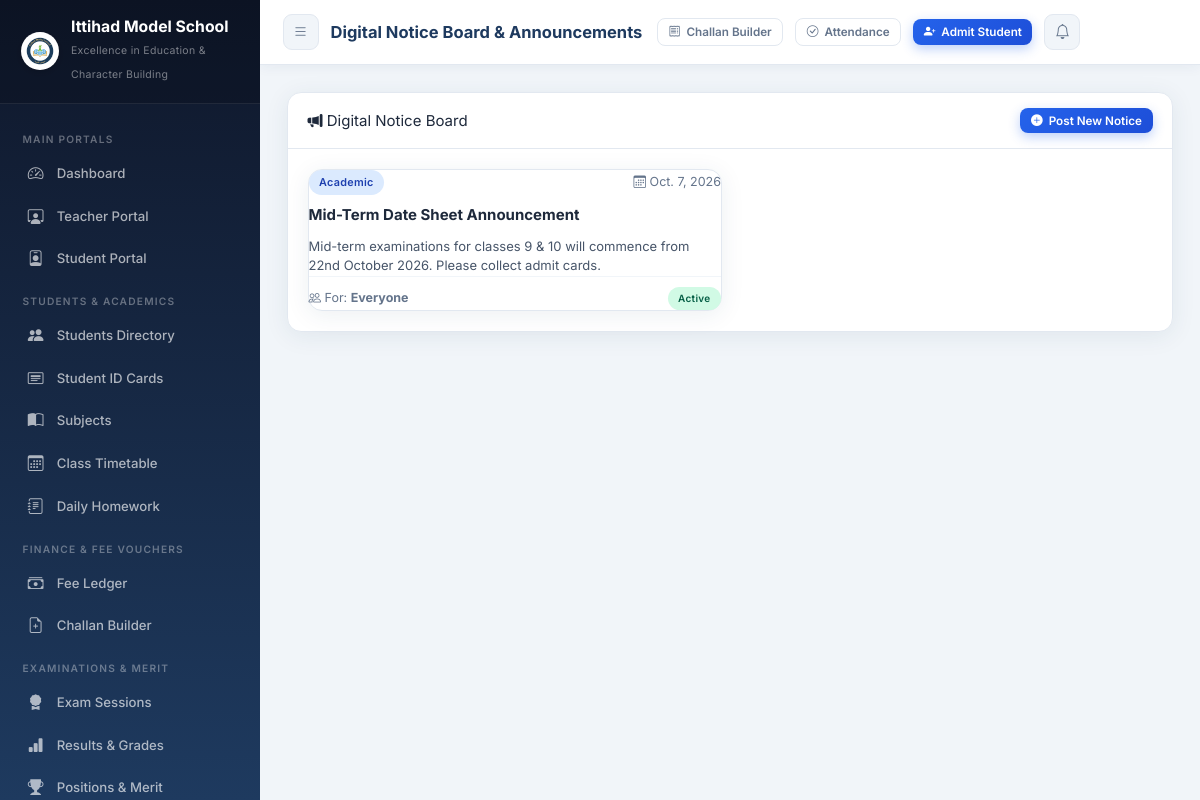
Screenshot of /notices/ (signed in) with the database file from the repository.
### core/models.py (models this page shows, shortened)
class SchoolSetting(models.Model):
    school_name        = models.CharField(max_length=200, default='Ittihad Model School')
    tagline            = models.CharField(max_length=250, default='Excellence in Education & Character Building')
    registration_no    = models.CharField(max_length=100, default='REG-IMS-2026-987')
    address            = models.TextField(default='Sector H-9, Educational Complex, Capital City')
    contact_phone      = models.CharField(max_length=50, default='+92 51 9876543 / 0300-1234567')
    email              = models.EmailField(default='info@ittihadmodelschool.edu.pk')
    website            = models.URLField(default='https://ittihadmodelschool.edu.pk', blank=True)
    logo               = models.ImageField(upload_to='school_branding/', default='school_branding/logo.png', blank=True, null=True)
    bank_name          = models.CharField(max_length=100, default='National Allied Bank Ltd')
    bank_account_title = models.CharField(max_length=150, default='Ittihad Model School Trust')
    bank_account_no    = models.CharField(max_length=50, default='0123-4567890123')
    iban               = models.CharField(max_length=50, default='PK36NABL0000012345678901')
    bank_branch        = models.CharField(max_length=100, default='Main Campus Branch (Code: 0422)')
    currency_symbol    = models.CharField(max_length=10, default='PKR')
    late_fee_per_day   = models.DecimalField(max_digits=8, decimal_places=2, default=50.00)
    principal_name     = models.CharField(max_length=100, default='Prof. Dr. Sarah Jenkins')
    @classmethod
    def get_settings(cls):
        obj, _ = cls.objects.get_or_create(
            id=1,
            defaults={
                'school_name': 'Ittihad Model School',
                'tagline': 'Excellence in Education & Character Building',
                'logo': 'school_branding/logo.png',
            }
        )
        return obj

class Notice(models.Model):
    TARGET_AUDIENCE = [('All', 'Everyone'), ('Teachers', 'Staff & Teachers'), ('Students', 'Students & Parents')]
    CATEGORY_CHOICES = [('Academic', 'Academic'), ('Event', 'School Event'), ('Holiday', 'Holiday Announcement'), ('Emergency', 'Urgent Notice'), ('Fee', 'Fee Notification')]
    title           = models.CharField(max_length=200)
    category        = models.CharField(max_length=20, choices=CATEGORY_CHOICES, default='Academic', db_index=True)
    target_audience = models.CharField(max_length=15, choices=TARGET_AUDIENCE, default='All', db_index=True)
    content         = models.TextField()
    publish_date    = models.DateField(default=date.today, db_index=True)
    is_pinned       = models.BooleanField(default=False, db_index=True)
    is_active       = models.BooleanField(default=True, db_index=True)
    created_at      = models.DateTimeField(auto_now_add=True)
    class Meta:
        ordering = ['-is_pinned', '-publish_date', '-created_at']

### core/views.py (the view)
# urls.py: path('notices/',                     views.notice_list,              name='notice_list'),
@login_required
def notice_list(request):
    notices = Notice.objects.all()
    return render(request, 'core/notice_list.html', {'notices': notices})

### core/context_processors.py (called while the page is built)
def school_settings_processor(request):
    try:
        setting = SchoolSetting.get_settings()
    except Exception:
        setting = None
    return {
        'school_setting': setting,
        'SCHOOL_NAME': setting.school_name if setting else 'Ittihad Model School',
    }

### templates/core/notice_list.html (shortened to what this page needs)
{% extends "base.html" %}
{% block page_title %}Digital Notice Board & Announcements{% endblock %}
{% block content %}
<div class="card fade-in">
  <div class="card-header" style="display:flex; justify-content:space-between; align-items:center;">
    <div class="card-title"><i class="bi bi-megaphone-fill text-primary"></i> Digital Notice Board</div>
    <a href="{% url 'notice_add' %}" class="btn btn-primary btn-sm">
      <i class="bi bi-plus-circle-fill"></i> Post New Notice
    </a>
  </div>
  <div class="card-body">
    <div class="notice-grid" style="display:grid; grid-template-columns:repeat(auto-fill, minmax(320px, 1fr)); gap:16px;">
      {% for notice in notices %}
        <div class="card p-3 fade-in" style="background:#FFFFFF; border:1px solid #E2E8F0; {% if notice.is_pinned %}border-top:4px solid #2563EB; box-shadow:0 4px 6px -1px rgba(0,0,0,0.1);{% endif %}">
          <div style="display:flex; justify-content:space-between; align-items:center; margin-bottom:8px;">
            <span class="badge badge-{% if notice.category == 'Emergency' %}danger{% elif notice.category == 'Event' %}success{% elif notice.category == 'Holiday' %}warning{% else %}info{% endif %}">
              {{ notice.category }}
            </span>
            <small class="text-muted"><i class="bi bi-calendar3"></i> {{ notice.publish_date }}</small>
          </div>
          <h4 style="margin:6px 0 10px 0; color:#1E293B;">
            {{ notice.title }}
          </h4>
          <p style="color:#475569; font-size:13px; line-height:1.5;">{{ notice.content }}</p>
          <div style="margin-top:auto; padding-top:10px; border-top:1px solid #F1F5F9; display:flex; justify-content:space-between; align-items:center;">
            <small class="text-muted"><i class="bi bi-people"></i> For: <strong>{{ notice.get_target_audience_display }}</strong></small>
            {% if notice.is_active %}
              <span class="badge badge-success" style="font-size:10px;">Active</span>
            {% else %}
              <span class="badge badge-secondary" style="font-size:10px;">Archived</span>
            {% endif %}
          </div>
        </div>
      {% empty %}
        <div class="text-center py-5 text-muted" style="grid-column:1/-1;">
          <i class="bi bi-megaphone" style="font-size:32px;"></i>
          <p class="mt-2">No notices currently published.</p>
        </div>
      {% endfor %}
    </div>
  </div>
</div>
{% endblock %}

### templates/base.html (shortened to what this page needs)
<!DOCTYPE html>
<html lang="en">
<head>
  {% load static %}
  <link rel="stylesheet" href="{% static 'css/style.css' %}">
  <link rel="stylesheet" href="https://cdn.jsdelivr.net/npm/bootstrap-icons@1.11.1/font/bootstrap-icons.css">
</head>
<body>
<aside class="sidebar" id="sidebar">
  <div class="sidebar-brand">
    <div class="brand-icon" style="display:flex; align-items:center; justify-content:center; background:none;">
      {% if school_setting.logo %}
        <img src="{{ school_setting.logo.url }}" alt="Logo" style="width:38px; height:38px; border-radius:50%; object-fit:contain; background:white; padding:1px; box-shadow:0 2px 6px rgba(0,0,0,0.15);">
      {% else %}
        <img src="{% static 'images/logo.png' %}" alt="Logo" style="width:38px; height:38px; border-radius:50%; object-fit:contain; background:white; padding:1px; box-shadow:0 2px 6px rgba(0,0,0,0.15);" onerror="this.outerHTML='🏫'">
      {% endif %}
    </div>
    <div class="brand-text">
      <h2 style="font-size:1.05rem; line-height:1.2;">{{ school_setting.school_name|default:"Ittihad Model School" }}</h2>
      <span style="font-size:0.7rem; letter-spacing:0.3px;">{{ school_setting.tagline|default:"Excellence in Education" }}</span>
    </div>
  </div>
  <nav class="sidebar-menu">
    <div class="menu-label">Main Portals</div>
    <div class="nav-item">
      <a href="{% url 'dashboard' %}" class="nav-link">
        <span class="nav-icon"><i class="bi bi-speedometer2"></i></span>
        Dashboard
      </a>
    </div>
    <div class="nav-item">
      <a href="{% url 'teacher_portal' %}" class="nav-link">
        <span class="nav-icon"><i class="bi bi-person-workspace"></i></span>
        Teacher Portal
      </a>
    </div>
    <div class="nav-item">
      <a href="{% url 'student_portal' %}" class="nav-link">
        <span class="nav-icon"><i class="bi bi-person-badge"></i></span>
        Student Portal
      </a>
    </div>
    <div class="menu-label">Students & Academics</div>
    <div class="nav-item">
      <a href="{% url 'student_list' %}" class="nav-link">
        <span class="nav-icon"><i class="bi bi-people-fill"></i></span>
        Students Directory
      </a>
    </div>
    <div class="nav-item">
      <a href="{% url 'student_id_cards_pdf' %}" target="_blank" class="nav-link">
        <span class="nav-icon"><i class="bi bi-card-heading"></i></span>
        Student ID Cards
      </a>
    </div>
    <div class="nav-item">
      <a href="{% url 'subject_list' %}" class="nav-link">
        <span class="nav-icon"><i class="bi bi-book-half"></i></span>
        Subjects
      </a>
    </div>
    <div class="nav-item">
      <a href="{% url 'timetable_list' %}" class="nav-link">
        <span class="nav-icon"><i class="bi bi-calendar3"></i></span>
        Class Timetable
      </a>
    </div>
    <div class="nav-item">
      <a href="{% url 'homework_list' %}" class="nav-link">
        <span class="nav-icon"><i class="bi bi-journal-text"></i></span>
        Daily Homework
      </a>
    </div>
    <div class="menu-label">Finance & Fee Vouchers</div>
    <div class="nav-item">
      <a href="{% url 'fee_list' %}" class="nav-link">
        <span class="nav-icon"><i class="bi bi-cash-stack"></i></span>
        Fee Ledger
      </a>
    </div>
    <div class="nav-item">
      <a href="{% url 'bulk_voucher_generate' %}" class="nav-link">
        <span class="nav-icon"><i class="bi bi-file-earmark-plus"></i></span>
        Challan Builder
      </a>
    </div>
    <div class="menu-label">Examinations & Merit</div>
    <div class="nav-item">
      <a href="{% url 'exam_list' %}" class="nav-link">
        <span class="nav-icon"><i class="bi bi-award-fill"></i></span>
        Exam Sessions
      </a>
    </div>
    <div class="nav-item">
      <a href="{% url 'result_list' %}" class="nav-link">
        <span class="nav-icon"><i class="bi bi-bar-chart-fill"></i></span>
        Results & Grades
      </a>
    </div>
    <div class="nav-item">
      <a href="{% url 'merit_list_view' %}" class="nav-link">
        <span class="nav-icon"><i class="bi bi-trophy-fill"></i></span>
        Positions & Merit
      </a>
    </div>
  </nav>
</aside>
<header class="topbar">
  <div style="display:flex; align-items:center; gap:12px;">
    <button class="btn-icon" id="menuToggle" aria-label="Toggle menu">
      <i class="bi bi-list"></i>
    </button>
    <div class="topbar-title">{% block page_title %}EduManage Dashboard{% endblock %}</div>
  </div>
  <div class="topbar-actions">
    <a href="{% url 'bulk_voucher_generate' %}" class="btn btn-outline btn-sm" title="Generate Monthly Vouchers">
      <i class="bi bi-receipt"></i> <span class="d-none-sm">Challan Builder</span>
    </a>
    <a href="{% url 'student_attendance' %}" class="btn btn-outline btn-sm" title="Mark Daily Attendance">
      <i class="bi bi-check-circle"></i> <span class="d-none-sm">Attendance</span>
    </a>
    <a href="{% url 'student_add' %}" class="btn btn-primary btn-sm" id="quickAddStudent">
      <i class="bi bi-person-plus-fill"></i> <span class="d-none-sm">Admit Student</span>
    </a>
    <a href="{% url 'notifications' %}" class="btn-icon" id="notifBtn" title="Notifications">
      <i class="bi bi-bell"></i>
    </a>
  </div>
</header>
<main class="main-content">
  <div class="page-body">
    {% block content %}{% endblock %}
  </div>
</main>
</body>
</html>

### static/css/style.css (style rules this page uses)
:root { --primary: #1E3A5F; --primary-light: #2563EB; --primary-glow: rgba(37,99,235,0.15); --accent: #06B6D4; --success: #10B981; --warning: #F59E0B; --danger: #EF4444; --sidebar-w: 260px; --topbar-h: 65px; --bg: #F1F5F9; --card-bg: #FFFFFF; --text: #1E293B; --text-muted: #64748B; --border: #E2E8F0; --shadow: 0 4px 24px rgba(30,58,95,0.08); --shadow-hover: 0 8px 32px rgba(30,58,95,0.16); --radius: 14px; --radius-sm: 8px; --transition: all 0.25s cubic-bezier(0.4,0,0.2,1); }
*, *::before, *::after { box-sizing: border-box; margin: 0; padding: 0; }
html { font-size: 15px; scroll-behavior: smooth; }
body { font-family: 'Inter', sans-serif; background: var(--bg); color: var(--text); line-height: 1.6; overflow-x: hidden; }
a { text-decoration: none; color: inherit; }
.sidebar { position: fixed; left: 0; top: 0; bottom: 0; width: var(--sidebar-w); background: linear-gradient(180deg, #0F172A 0%, #1E3A5F 100%); display: flex; flex-direction: column; z-index: 100; transition: var(--transition); overflow-y: auto; overflow-x: hidden; }
.sidebar-brand { padding: 1.2rem 1.4rem; border-bottom: 1px solid rgba(255,255,255,0.08); display: flex; align-items: center; gap: 0.8rem; background: rgba(0,0,0,0.15); }
.brand-icon { width: 38px; height: 38px; background: linear-gradient(135deg, var(--primary-light), var(--accent)); border-radius: 10px; display: flex; align-items: center; justify-content: center; font-size: 1.1rem; flex-shrink: 0; }
.brand-text h2 { color: #fff; font-size: 0.95rem; font-weight: 700; line-height: 1.2; }
.brand-text span { color: rgba(255,255,255,0.45); font-size: 0.72rem; }
.sidebar-menu { padding: 1rem 0.8rem; flex: 1; }
.menu-label { color: rgba(255,255,255,0.35); font-size: 0.68rem; font-weight: 600; letter-spacing: 1.2px; text-transform: uppercase; padding: 0.8rem 0.7rem 0.4rem; }
.nav-item { margin-bottom: 2px; }
.nav-link { display: flex; align-items: center; gap: 0.75rem; padding: 0.65rem 0.9rem; border-radius: 10px; color: rgba(255,255,255,0.65); font-size: 0.88rem; font-weight: 500; transition: var(--transition); position: relative; }
.nav-link .nav-icon { width: 20px; height: 20px; display: flex; align-items: center; justify-content: center; font-size: 1.05rem; flex-shrink: 0; }
.topbar { position: fixed; top: 0; left: var(--sidebar-w); right: 0; height: var(--topbar-h); background: var(--card-bg); border-bottom: 1px solid var(--border); display: flex; align-items: center; padding: 0 1.5rem; gap: 1rem; z-index: 99; box-shadow: 0 2px 12px rgba(30,58,95,0.06); }
.topbar-title { font-size: 1.1rem; font-weight: 700; color: var(--primary); flex: 1; }
.topbar-actions { display: flex; align-items: center; gap: 0.8rem; }
.btn-icon { width: 36px; height: 36px; border-radius: 9px; border: 1px solid var(--border); background: var(--bg); display: flex; align-items: center; justify-content: center; cursor: pointer; transition: var(--transition); color: var(--text-muted); font-size: 1rem; position: relative; text-decoration: none; }
.main-content { margin-left: var(--sidebar-w); padding-top: var(--topbar-h); min-height: 100vh; }
.page-body { padding: 1.8rem; }
.card { background: var(--card-bg); border-radius: var(--radius); border: 1px solid var(--border); box-shadow: var(--shadow); transition: var(--transition); }
.card-header { padding: 1rem 1.3rem; border-bottom: 1px solid var(--border); display: flex; align-items: center; justify-content: space-between; gap: 0.5rem; }
.card-body { padding: 1.3rem; }
.badge { display: inline-flex; align-items: center; padding: 0.25rem 0.7rem; border-radius: 20px; font-size: 0.72rem; font-weight: 600; letter-spacing: 0.3px; }
.badge-success { background: #D1FAE5; color: #065F46; }
.badge-info { background: #DBEAFE; color: #1E40AF; }
.btn { display: inline-flex; align-items: center; gap: 0.4rem; padding: 0.5rem 1rem; border-radius: var(--radius-sm); font-size: 0.85rem; font-weight: 600; cursor: pointer; border: none; transition: var(--transition); line-height: 1.4; text-decoration: none; }
.btn-primary { background: linear-gradient(135deg, var(--primary-light), #1D4ED8); color: #fff; box-shadow: 0 4px 12px rgba(37,99,235,0.3); }
.btn-outline { background: transparent; border: 1px solid var(--border); color: var(--text-muted); }
.btn-sm { padding: 0.3rem 0.7rem; font-size: 0.78rem; }
.text-muted { color: var(--text-muted); }
.fade-in { animation: fadeInUp 0.4s ease both; }

### rows the page displays
SchoolSetting: logo (picture), school_name "Ittihad Model School", tagline "Excellence in Education & Character Building"
Notice: category "Academic", publish_date "Oct. 7, 2026", title "Mid-Term Date Sheet Announcement", content "Mid-term examinations for classes 9 & 10 will commence from 22nd October 2026. Please collect admit cards.", target_audience "Everyone", is_active "Active"
